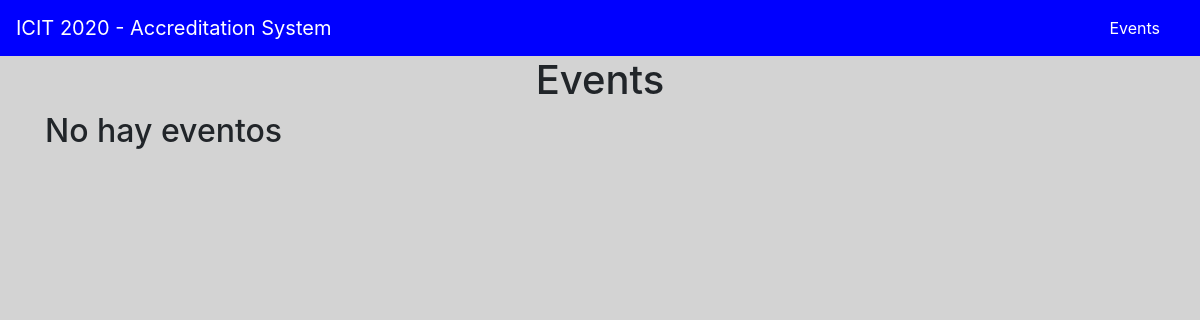
/events/, run on an earlier commit of the app's database.
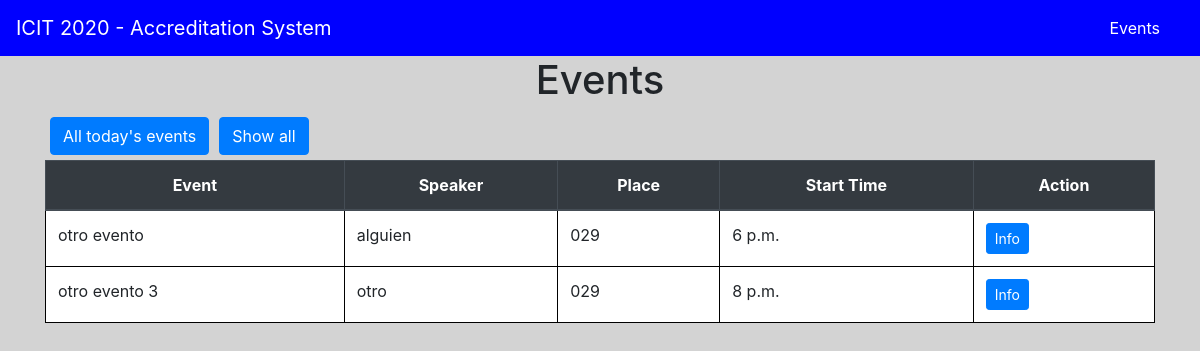
And on a later commit of the database.
### ITBAEvent/models.py (models this page shows, shortened)
class Event(models.Model):
    class PossiblePlaces(models.TextChoices):
        AULA012 = '012', 'Main Building. First Floor: Classroom 12'
        AULA013 = '013', 'Main Building. First Floor: Classroom 13'
        AULAMAG = 'Mag', 'Main Building. Second Floor: Classroom '
        AULA022 = '022', 'Main Building. Second Floor: Classroom 22'
        AULA023 = '023', 'Main Building. Second Floor: Classroom 23'
        AULA024 = '024', 'Main Building. Second Floor: Classroom 24'
        AULA025 = '025', 'Main Building. Second Floor: Classroom 25'
        AULA026 = '026', 'Main Building. Second Floor: Classroom 26'
        AULA029 = '029', 'Main Building. Second Floor: Classroom 29'
        AULA030 = '030', 'Main Building. Third Floor: Classroom 30'
        AULA031 = '031', 'Main Building. Third Floor: Classroom 31'
        AULA032 = '032', 'Main Building. Third Floor: Classroom 32'
        AULA033 = '033', 'Main Building. Third Floor: Classroom 33'
        AULA104 = '104', 'Annex Building. Ground Floor: Classroom 104'
        AULA105 = '105', 'Annex Building. Ground Floor: Classroom 105'
        AULA110 = '110', 'Annex Building. First Floor: Classroom 110'
        AULA111 = '111', 'Annex Building. First Floor: Classroom 111'
        AULA117 = '117', 'Annex Building. First Floor: Classroom 117'
        AULA120 = '120', 'Annex Building. Second Floor: Classroom 120'
        AULA121 = '121', 'Annex Building. Second Floor: Classroom 121'
        AULA133 = '133', 'Annex Building. Third Floor: Classroom 133'
        AULA140 = '140', 'Annex Building. Forth Floor: Classroom 140'
        AULA152 = '152', 'Annex Building. Fifth Floor: Classroom 152'
    name            = models.CharField(max_length = 200, default = '')
    description     = models.TextField(max_length = 1000, default = '')
    speaker         = models.CharField(max_length = 200, default = '')
    place           = models.CharField(max_length = 100,
                                       choices = PossiblePlaces.choices,
                                       default = PossiblePlaces.AULA012)
    start_time      = models.DateTimeField('Start Time')
    end_time        = models.DateTimeField('End Time')
    class Meta:
        ordering = ['start_time']

### ITBAEvent/views.py (the view)
# urls.py: path('', views.show_events, name='show_events'),
def show_events(request):
    if request.GET.get('id'):
        id_event = request.GET.get('id')
        select_event = Event.objects.get(id=id_event)
        return render(request, 'events.html', {'select_event': select_event})
    if request.GET.get('accredit'):
        id_number = request.GET.get('accredit')
        return redirect('qr_reader',id_number)
    if request.GET.get('today'):
        events = Event.objects.filter(start_time__date=datetime.today())
        if events is None:
            return render(request, 'events.html')
    elif request.GET.get('all'):
        events = Event.objects.all()
    else:
        events = Event.objects.filter(start_time__date=datetime.today()).filter(end_time__range=(datetime.now(), datetime.now() + timedelta(days=1)))
    return render(request, 'events.html', {'events': events})

### ITBAEvent/templates/events.html (shortened to what this page needs)
{% extends "base.html" %}
{% block content %}
<head>
</head>
    <p class="h1" align="center">Events</p>
<body>
{% if events %}
    <form id="filter_day" action="/events/" method="get" style ='float: left; padding: 5px;'>
        <button type="submit" name="today" value="true" class="btn btn-primary">All today's events</button>
    </form>
    <form id="show_all" action="/events/" method="get" style ='float: left; padding: 5px;'>
        <button type="submit"  name="all" value="true" class="btn btn-primary">Show all</button>
    </form>
<div class="table-responsive">
    <table class="table">
        <thead class="thead-dark">
            <tr>
                <th scope="col">Event</th>
                <th scope="col">Speaker</th>
                <th scope="col">Place</th>
                <th scope="col">Start Time</th>
                <th scope="col">Action</th>
            </tr>
        </thead>
        <tbody>
            {% for i in events %}
                <tr>
                    <td>{{i.name}}</td>
                    <td>{{i.speaker}}</td>
                    <td>{{i.place}}</td>
                    <td>{{i.start_time|time}}</td>
                    <td><form id="acrredit" action="/events/" method="get">
                        <button type="submit" name="id" value="{{i.id}}" class="btn btn-primary btn-sm">Info</button>
                         </form></td>
                </tr>
            {% endfor %}
        </tbody>
    </table>
</div>
{% else %}
    <h2>No hay eventos</h2>
{% endif %}
</body>
{% endblock %}

### templates/base.html (shortened to what this page needs)
<!DOCTYPE html>
<html lang="en">
<head>
    <link rel="stylesheet" href="https://stackpath.bootstrapcdn.com/bootstrap/4.4.1/css/bootstrap.min.css">
</head>
<nav class="navbar navbar-expand-md">
  <a class="navbar-brand" href="#">ICIT 2020 - Accreditation System</a>
  <div class="collapse navbar-collapse" id="main-navigation">
    <ul class="navbar-nav">
      <li class="nav-item">
        <a class="nav-link" href="/events" >Events</a>
      </li>
    </ul>
  </div>
</nav>
<div id="content", name="content", class="main">
    <div class="row justify-content-center">
        <div class="container-lg">
            {% block content %}
            {% endblock %}
        </div>
    </div>
</div>
</html>

### templates/base.html (style rules this page uses)
body { padding: 0; margin: 0; background-color: lightgrey; }
.navbar { background-color: blue; }
.nav-link, .navbar-brand { color: #fff; cursor: pointer; }
.nav-link { margin-right: 1em !important; }
.navbar-collapse { justify-content: flex-end; }

### ITBAEvent/templates/events.html (style rules this page uses)
table, th, td { border: 1px solid black; }
table { background: white }
th { text-align: center; }
td { text-align: left; }

What changed in the data, as far as the page shows it:
added Event: name "otro evento", speaker "alguien", place "029", start_time "6 p.m.", {{ i.id }} 4 (drawn)
added Event: name "otro evento 3", speaker "otro", place "029", start_time "8 p.m.", {{ i.id }} 6 (drawn)
Also different on the page:
text no longer shown: "No hay eventos"
text now shown: "All today's events Show all Event Speaker Place Start Time Action"
